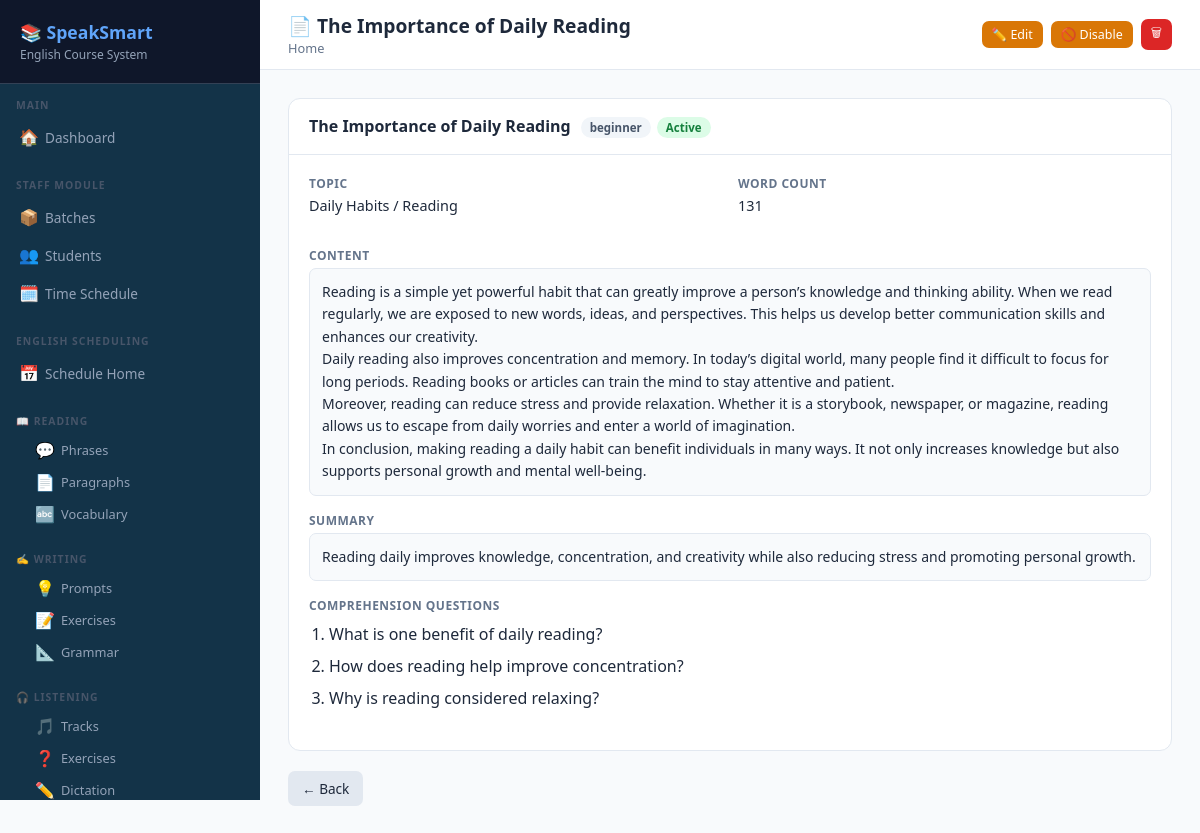
The app's page /scheduling/reading/paragraphs/1/ (signed in) with its own data.
### scheduling/models.py (models this page shows, shortened)
class Paragraph(models.Model):
    title = models.CharField(max_length=200)
    content = models.TextField()
    summary = models.TextField(blank=True)
    topic = models.CharField(max_length=100, blank=True)
    word_count = models.PositiveIntegerField(default=0)
    difficulty = models.CharField(max_length=20, choices=DIFFICULTY_CHOICES, default='beginner')
    comprehension_questions = models.TextField(blank=True,
                                               help_text="Add questions line by line")
    is_active = models.BooleanField(default=True)
    created_by = models.ForeignKey(User, on_delete=models.SET_NULL, null=True)
    created_at = models.DateTimeField(auto_now_add=True)

### scheduling/views.py (the view)
# urls.py: path('reading/paragraphs/<int:pk>/', views.paragraph_detail, name='paragraph_detail'),
@login_required
def paragraph_detail(request, pk):
    obj = get_object_or_404(Paragraph, pk=pk)
    questions = [q.strip() for q in obj.comprehension_questions.split('\n') if q.strip()]
    return render(request, 'scheduling/reading/paragraph_detail.html', {'obj': obj, 'questions': questions})

### scheduling/templates/scheduling/reading/paragraph_detail.html (shortened to what this page needs)
{% extends "base.html" %}
{% block page_title %}📄 {{ obj.title }}{% endblock %}
{% block topbar_actions %}
<a href="{% url 'scheduling:paragraph_edit' obj.pk %}" class="btn btn-warning btn-sm">✏️ Edit</a>
<a href="{% url 'scheduling:paragraph_toggle' obj.pk %}" class="btn btn-{%if obj.is_active%}warning{%else%}success{%endif%} btn-sm" onclick="return confirm('Toggle?')">{%if obj.is_active%}🚫 Disable{%else%}✅ Enable{%endif%}</a>
<a href="{% url 'scheduling:paragraph_delete' obj.pk %}" class="btn btn-danger btn-sm" onclick="return confirm('Delete?')">🗑</a>
{% endblock %}
{% block content %}
<div class="card">
  <div class="card-header"><h3>{{ obj.title }}<span style="margin-left:10px" class="badge badge-secondary">{{ obj.difficulty }}</span><span style="margin-left:6px" class="badge badge-{%if obj.is_active%}success{%else%}danger{%endif%}">{%if obj.is_active%}Active{%else%}Disabled{%endif%}</span></h3></div>
  <div class="card-body">
    <div style="display:grid;grid-template-columns:1fr 1fr;gap:16px;margin-bottom:16px">
      <div class="detail-field"><label>Topic</label><p>{{ obj.topic|default:"—" }}</p></div>
      <div class="detail-field"><label>Word Count</label><p>{{ obj.word_count }}</p></div>
    </div>
    <div class="detail-field"><label>Content</label><div class="long-text">{{ obj.content }}</div></div>
    {%if obj.summary%}<div class="detail-field" style="margin-top:16px"><label>Summary</label><div class="long-text">{{ obj.summary }}</div></div>{%endif%}
    {%if questions%}<div class="detail-field" style="margin-top:16px"><label>Comprehension Questions</label><ol style="margin-left:20px;line-height:2">{%for q in questions%}<li>{{ q }}</li>{%endfor%}</ol></div>{%endif%}
  </div>
</div>
<a href="{% url 'scheduling:paragraph_list' %}" class="btn btn-secondary">← Back</a>
{% endblock %}

### templates/base.html (style rules this page uses)
* { box-sizing: border-box; margin: 0; padding: 0; }
:root { --primary: #2563eb; --primary-dark: #1d4ed8; --secondary: #7c3aed; --success: #16a34a; --warning: #d97706; --danger: #dc2626; --bg: #f8fafc; --card: #ffffff; --border: #e2e8f0; --text: #1e293b; --muted: #64748b; --sidebar-w: 260px; }
body { font-family: 'Segoe UI', sans-serif; background: var(--bg); color: var(--text); display: flex; min-height: 100vh; }
.card { background: var(--card); border-radius: 12px; border: 1px solid var(--border); overflow: hidden; margin-bottom: 20px; }
.card-header { padding: 16px 20px; border-bottom: 1px solid var(--border); display: flex; align-items: center; justify-content: space-between; flex-wrap: wrap; gap: 10px; }
.card-header h3 { font-size: 1rem; font-weight: 600; }
.card-body { padding: 20px; }
.btn { display: inline-flex; align-items: center; gap: 6px; padding: 8px 14px; border-radius: 7px; font-size: 0.85rem; font-weight: 500; cursor: pointer; border: none; text-decoration: none; transition: all 0.15s; white-space: nowrap; }
.btn-danger { background: var(--danger); color: white; }
.btn-warning { background: var(--warning); color: white; }
.btn-secondary { background: #e2e8f0; color: var(--text); }
.btn-sm { padding: 5px 10px; font-size: 0.78rem; }
.badge { display: inline-block; padding: 3px 9px; border-radius: 20px; font-size: 0.72rem; font-weight: 600; white-space: nowrap; }
.badge-success { background: #dcfce7; color: #15803d; }
.badge-secondary { background: #f1f5f9; color: #475569; }
.detail-field { margin-bottom: 16px; }
.detail-field label { font-size: 0.75rem; font-weight: 700; text-transform: uppercase; letter-spacing: 0.5px; color: var(--muted); display: block; margin-bottom: 4px; }
.detail-field p { font-size: 0.9rem; color: var(--text); }
.detail-field .long-text { background: #f8fafc; border: 1px solid var(--border); border-radius: 7px; padding: 12px; font-size: 0.875rem; line-height: 1.6; white-space: pre-wrap; }

### records on screen
Paragraph: title "The Importance of Daily Reading", difficulty "beginner", topic "Daily Habits / Reading", word_count "131", content "Reading is a simple yet powerful habit that can greatly improve a person’s knowledge and thinking ability. When we read regularly, we are exposed to new words, ideas, and perspectives. This helps us develop better communication skills and enhances our creativity. Daily reading also improves concentration and memory. In today’s digital world, many people find it difficult to focus for long periods. Reading books or articles can train the mind to stay attentive and patient. Moreover, reading can reduce stress and provide relaxation. Whether it is a storybook, newspaper, or magazine, reading allows us to escape from daily worries and enter a world of imagination. In conclusion, making reading…", summary "Reading daily improves knowledge, concentration, and creativity while also reducing stress and promoting personal growth."

### other values on screen
{{ q }} "What is one benefit of daily reading?" "How does reading help improve concentration?" "Why is reading considered relaxing?"
